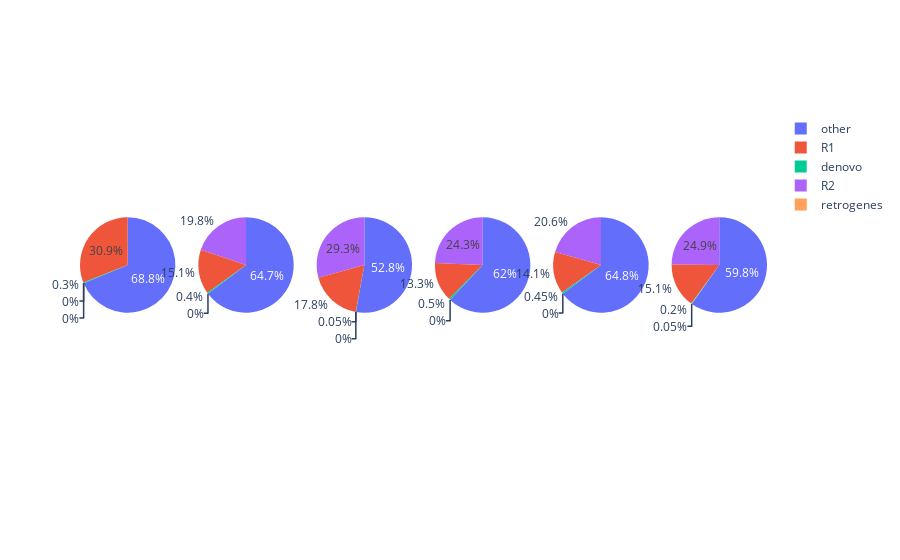

Notebook code for this chart:
### Code cell
import plotly.graph_objects as go
import plotly.express as px
from plotly.subplots import make_subplots

fig = make_subplots(rows=1, cols=6, specs=[[{'type':'domain'}, {'type':'domain'},{'type':'domain'},{'type':'domain'},{'type':'domain'},{'type':'domain'}]])
fig.add_trace(go.Pie(labels=df_normalized.index, values=df_normalized['Lamprey'],name="GHG Emissions"),row=1, col=1)
fig.add_trace(go.Pie(labels=df_normalized.index, values=df_normalized['bamboo shark'],name='bamboo shark'),row=1, col=2)
fig.add_trace(go.Pie(labels=df_normalized.index, values=df_normalized['Senegal bichir'], name='Senegal bichir'), row=1, col=3)
fig.add_trace(go.Pie(labels=df_normalized.index, values=df_normalized['African lungﬁsh'], name='African lungﬁsh'), row=1, col=4)
fig.add_trace(go.Pie(labels=df_normalized.index, values=df_normalized['African bullfrog'], name='African bullfrog'), row=1, col=5)
fig.add_trace(go.Pie(labels=df_normalized.index, values=df_normalized['Human'], name='Human'), row=1, col=6)
# fig.update_traces(hole=0, hoverinfo="label+percent+name")
fig.update_traces(hole=0, hoverinfo=None)
fig.show()
fig.write_image('H:/002.singcell/01.liver/10.mutileSpecies/08.WGD/05.newGenes/new_genes.pdf')

### Figure 1 — Plotly figure (JSON) as saved in the notebook; plotly's stock layout.template omitted (floating-point values rounded to 4 significant figures)
{"data": [{"domain": {"x": [0, 0.1389], "y": [0, 1]}, "hole": 0, "labels": ["R1", "R2", "denovo", "retrogenes", "other"], "name": "GHG Emissions", "type": "pie", "values": [0.3095, 0, 0.003, 0, 0.6875]}, {"domain": {"x": [0.1722, 0.3111], "y": [0, 1]}, "hole": 0, "labels": ["R1", "R2", "denovo", "retrogenes", "other"], "name": "bamboo shark", "type": "pie", "values": [0.151, 0.198, 0.004, 0, 0.647]}, {"domain": {"x": [0.3444, 0.4833], "y": [0, 1]}, "hole": 0, "labels": ["R1", "R2", "denovo", "retrogenes", "other"], "name": "Senegal bichir", "type": "pie", "values": [0.178, 0.293, 0.0005, 0, 0.5285]}, {"domain": {"x": [0.5167, 0.6556], "y": [0, 1]}, "hole": 0, "labels": ["R1", "R2", "denovo", "retrogenes", "other"], "name": "African lungﬁsh", "type": "pie", "values": [0.1325, 0.243, 0.005, 0, 0.6195]}, {"domain": {"x": [0.6889, 0.8278], "y": [0, 1]}, "hole": 0, "labels": ["R1", "R2", "denovo", "retrogenes", "other"], "name": "African bullfrog", "type": "pie", "values": [0.1415, 0.2065, 0.0045, 0, 0.6475]}, {"domain": {"x": [0.8611, 1], "y": [0, 1]}, "hole": 0, "labels": ["R1", "R2", "denovo", "retrogenes", "other"], "name": "Human", "type": "pie", "values": [0.151, 0.2485, 0.002, 0.0005, 0.598]}], "layout": {}}
